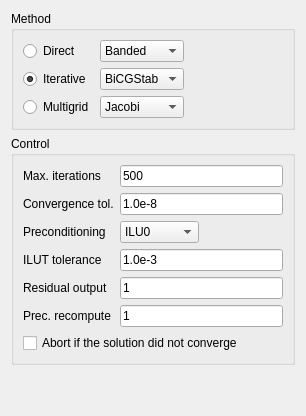
     <widget class="QWidget" name="linearSystemTab" >
      <attribute name="title" >
       <string>Linear system</string>
      </attribute>
      <layout class="QVBoxLayout" >
       <item>
        <widget class="QGroupBox" name="linearSystemSolverGroup" >
         <property name="title" >
          <string>Method</string>
         </property>
         <layout class="QGridLayout" >
          <item row="0" column="0" >
           <widget class="QRadioButton" name="linearSystemSolverDirect" >
            <property name="text" >
             <string>Direct</string>
            </property>
            <property name="checked" >
             <bool>false</bool>
            </property>
           </widget>
          </item>
          <item row="0" column="1" >
           <widget class="QComboBox" name="linearSystemDirectMethod" >
            <item>
             <property name="text" >
              <string>Banded</string>
             </property>
            </item>
            <item>
             <property name="text" >
              <string>Umfpack</string>
             </property>
            </item>
            <item>
             <property name="text" >
              <string>MUMPS</string>
             </property>
            </item>
           </widget>
          </item>
          <item row="0" column="2" >
           <spacer>
            <property name="orientation" >
             <enum>Qt::Horizontal</enum>
            </property>
            <property name="sizeHint" >
             <size>
              <width>40</width>
              <height>20</height>
             </size>
            </property>
           </spacer>
          </item>
          <item row="1" column="0" >
           <widget class="QRadioButton" name="linearSystemSolverIterative" >
            <property name="text" >
             <string>Iterative</string>
            </property>
            <property name="checked" >
             <bool>true</bool>
            </property>
           </widget>
          </item>
          <item row="1" column="1" >
           <widget class="QComboBox" name="linearSystemIterativeMethod" >
            <item>
             <property name="text" >
              <string>BiCGStab</string>
             </property>
            </item>
            <item>
             <property name="text" >
              <string>TFQMR</string>
             </property>
            </item>
            <item>
             <property name="text" >
              <string>CGS</string>
             </property>
            </item>
            <item>
             <property name="text" >
              <string>CG</string>
             </property>
            </item>
            <item>
             <property name="text" >
              <string>GMRES</string>
             </property>
            </item>
           </widget>
          </item>
          <item row="1" column="2" >
           <spacer>
            <property name="orientation" >
             <enum>Qt::Horizontal</enum>
            </property>
            <property name="sizeHint" >
             <size>
              <width>40</width>
              <height>20</height>
             </size>
            </property>
           </spacer>
          </item>
          <item row="2" column="0" >
           <widget class="QRadioButton" name="linearSystemSolverMultigrid" >
            <property name="text" >
             <string>Multigrid</string>
            </property>
           </widget>
          </item>
          <item row="2" column="1" >
           <widget class="QComboBox" name="linearSystemMultigridMethod" >
            <item>
             <property name="text" >
              <string>Jacobi</string>
             </property>
            </item>
            <item>
             <property name="text" >
              <string>CG</string>
             </property>
            </item>
            <item>
             <property name="text" >
              <string>BiCGStab</string>
             </property>
            </item>
           </widget>
          </item>
          <item row="2" column="2" >
           <spacer>
            <property name="orientation" >
             <enum>Qt::Horizontal</enum>
            </property>
            <property name="sizeHint" >
             <size>
              <width>40</width>
              <height>20</height>
             </size>
            </property>
           </spacer>
          </item>
         </layout>
        </widget>
       </item>
       <item>
        <widget class="QGroupBox" name="iterativeMethodControlGroup" >
         <property name="title" >
          <string>Control</string>
         </property>
         <layout class="QGridLayout" >
          <item row="0" column="0" >
           <widget class="QLabel" name="linearSystemMaxIterationsLabel" >
            <property name="text" >
             <string>Max. iterations</string>
            </property>
           </widget>
          </item>
          <item row="0" column="1" colspan="3" >
           <widget class="QLineEdit" name="linearSystemMaxIterationsEdit" >
            <property name="text" >
             <string>500</string>
            </property>
           </widget>
          </item>
          <item row="1" column="0" >
           <widget class="QLabel" name="linearSystemConvergenceToleranceLabel" >
            <property name="text" >
             <string>Convergence tol.</string>
            </property>
           </widget>
          </item>
          <item row="1" column="1" colspan="3" >
           <widget class="QLineEdit" name="linearSystemConvergenceToleranceEdit" >
            <property name="text" >
             <string>1.0e-8</string>
            </property>
           </widget>
          </item>
          <item row="2" column="0" >
           <widget class="QLabel" name="linearSystemPreconditioningLabel" >
            <property name="text" >
             <string>Preconditioning</string>
            </property>
           </widget>
          </item>
          <item row="2" column="1" >
           <widget class="QComboBox" name="linearSystemPreconditioning" >
            <property name="currentIndex" >
             <number>2</number>
            </property>
            <item>
             <property name="text" >
              <string>Diagonal</string>
             </property>
            </item>
            <item>
             <property name="text" >
              <string>Multigrid</string>
             </property>
            </item>
            <item>
             <property name="text" >
              <string>ILU0</string>
             </property>
            </item>
            <item>
             <property name="text" >
              <string>ILU1</string>
             </property>
            </item>
            <item>
             <property name="text" >
              <string>ILU2</string>
             </property>
            </item>
            <item>
             <property name="text" >
              <string>ILU3</string>
             </property>
            </item>
            <item>
             <property name="text" >
              <string>ILU4</string>
             </property>
            </item>
            <item>
             <property name="text" >
              <string>ILU5</string>
             </property>
            </item>
            <item>
             <property name="text" >
              <string>ILU6</string>
             </property>
            </item>
            <item>
             <property name="text" >
              <string>ILU7</string>
             </property>
            </item>
            <item>
             <property name="text" >
              <string>ILU8</string>
             </property>
            </item>
            <item>
             <property name="text" >
              <string>ILU9</string>
             </property>
            </item>
            <item>
             <property name="text" >
              <string>ILUT</string>
             </property>
            </item>
           </widget>
          </item>
          <item row="2" column="2" colspan="2" >
           <spacer>
            <property name="orientation" >
             <enum>Qt::Horizontal</enum>
            </property>
            <property name="sizeHint" >
             <size>
              <width>40</width>
              <height>20</height>
             </size>
            </property>
           </spacer>
          </item>
          <item row="3" column="0" >
           <widget class="QLabel" name="linearSystemILUTToleranceLabel" >
            <property name="text" >
             <string>ILUT tolerance</string>
            </property>
           </widget>
          </item>
          <item row="3" column="1" colspan="3" >
           <widget class="QLineEdit" name="linearSystemILUTToleranceEdit" >
            <property name="text" >
             <string>1.0e-3</string>
            </property>
           </widget>
          </item>
          <item row="4" column="0" >
           <widget class="QLabel" name="linearSystemResiduaOutputLabel" >
            <property name="text" >
             <string>Residual output</string>
            </property>
           </widget>
          </item>
          <item row="4" column="1" colspan="3" >
           <widget class="QLineEdit" name="linearSystemResiduaOutputEdit" >
            <property name="text" >
             <string>1</string>
            </property>
           </widget>
          </item>
          <item row="5" column="0" >
           <widget class="QLabel" name="linearSystemPreconditionRecomputeLabel" >
            <property name="text" >
             <string>Prec. recompute</string>
            </property>
           </widget>
          </item>
          <item row="5" column="1" colspan="3" >
           <widget class="QLineEdit" name="linearSystemPreconditionRecomputeEdit" >
            <property name="text" >
             <string>1</string>
            </property>
           </widget>
          </item>
          <item row="6" column="0" colspan="3" >
           <widget class="QCheckBox" name="linearSystemAbortWhenNotConvergedCheck" >
            <property name="text" >
             <string>Abort if the solution did not converge</string>
            </property>
           </widget>
          </item>
          <item row="6" column="3" >
           <spacer>
            <property name="orientation" >
             <enum>Qt::Horizontal</enum>
            </property>
            <property name="sizeHint" >
             <size>
              <width>20</width>
              <height>20</height>
             </size>
            </property>
           </spacer>
          </item>
         </layout>
        </widget>
       </item>
       <item>
        <spacer>
         <property name="orientation" >
          <enum>Qt::Vertical</enum>
         </property>
         <property name="sizeHint" >
          <size>
           <width>20</width>
           <height>40</height>
          </size>
         </property>
        </spacer>
       </item>
      </layout>
     </widget>
